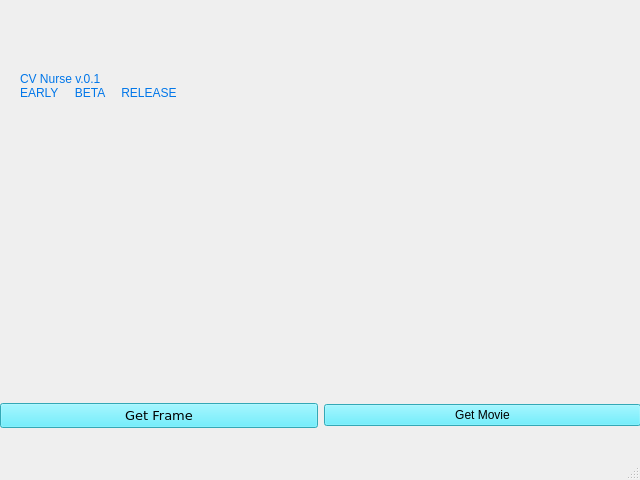
<?xml version="1.0" encoding="UTF-8"?>
<ui version="4.0">
 <class>MainWindow</class>
 <widget class="QMainWindow" name="MainWindow">
  <property name="geometry">
   <rect>
    <x>0</x>
    <y>0</y>
    <width>640</width>
    <height>480</height>
   </rect>
  </property>
  <property name="windowTitle">
   <string>MainWindow</string>
  </property>
  <property name="styleSheet">
   <string notr="true">
background-image: url(:/newPrefix/artificial-intelligence-3685928_1280.png);</string>
  </property>
  <widget class="QWidget" name="centralwidget">
   <widget class="QWidget" name="horizontalLayoutWidget">
    <property name="geometry">
     <rect>
      <x>0</x>
      <y>400</y>
      <width>641</width>
      <height>31</height>
     </rect>
    </property>
    <layout class="QHBoxLayout" name="horizontalLayout">
     <item>
      <widget class="QPushButton" name="pushButton_4">
       <property name="font">
        <font>
         <family>Bitstream Vera Sans</family>
         <pointsize>10</pointsize>
         <weight>50</weight>
         <italic>false</italic>
         <bold>false</bold>
        </font>
       </property>
       <property name="acceptDrops">
        <bool>false</bool>
       </property>
       <property name="styleSheet">
        <string notr="true">font: 10pt &quot;Bitstream Vera Sans&quot;;
background:rgb(72, 235, 255)</string>
       </property>
       <property name="text">
        <string>Get Frame</string>
       </property>
       <property name="default">
        <bool>false</bool>
       </property>
       <property name="flat">
        <bool>false</bool>
       </property>
      </widget>
     </item>
     <item>
      <widget class="QPushButton" name="pushButton_3">
       <property name="styleSheet">
        <string notr="true">font: 10pt &quot;Bitstream Vera Sans&quot;;
background:rgb(72, 235, 255)</string>
       </property>
       <property name="text">
        <string>Get Movie</string>
       </property>
      </widget>
     </item>
    </layout>
   </widget>
   <widget class="QFrame" name="frame">
    <property name="geometry">
     <rect>
      <x>10</x>
      <y>20</y>
      <width>421</width>
      <height>131</height>
     </rect>
    </property>
    <property name="whatsThis">
     <string>&lt;html&gt;&lt;head/&gt;&lt;body&gt;&lt;p&gt;&lt;span style=&quot; font-size:26pt; font-weight:600; color:#0076e9;&quot;&gt;CV Nurse &lt;/span&gt;&lt;span style=&quot; font-size:26pt; color:#0076e9;&quot;&gt;v.0.1&lt;/span&gt;&lt;/p&gt;&lt;p&gt;&lt;span style=&quot; font-size:16pt; color:#0076e9;&quot;&gt;EARLY     BETA     RELEASE&lt;/span&gt;&lt;/p&gt;&lt;/body&gt;&lt;/html&gt;</string>
    </property>
    <widget class="QLabel" name="label">
     <property name="geometry">
      <rect>
       <x>10</x>
       <y>0</y>
       <width>321</width>
       <height>131</height>
      </rect>
     </property>
     <property name="styleSheet">
      <string notr="true">font: 75 26pt &quot;Bitstream Vera Sans&quot;;
color: rgb(0, 118, 233);</string>
     </property>
     <property name="text">
      <string>CV Nurse v.0.1
EARLY     BETA     RELEASE</string>
     </property>
    </widget>
   </widget>
  </widget>
  <widget class="QMenuBar" name="menubar">
   <property name="geometry">
    <rect>
     <x>0</x>
     <y>0</y>
     <width>640</width>
     <height>24</height>
    </rect>
   </property>
  </widget>
  <widget class="QStatusBar" name="statusbar"/>
 </widget>
 <resources>
  <include location="Downloads/new.qrc"/>
 </resources>
 <connections/>
</ui>
